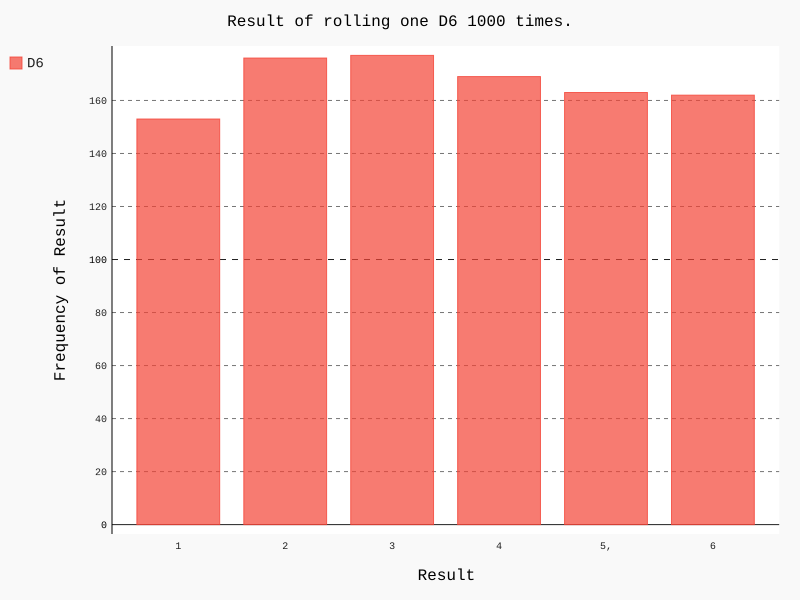

This chart was generated by the following Python code:
from die import Die
import pygal

#Create a D6
die=Die()

#Make some rolls,and store results in a list.
results=[]
for roll_num in range(1000):
	result=die.roll()
	results.append(result)

#Analyze the results.
frequencies=[]
for value in range(1,die.num_sides+1):
	frequency=results.count(value)
	frequencies.append(frequency)

#Visualize the results
hist=pygal.Bar()

hist.title="Result of rolling one D6 1000 times."
hist.x_labels=['1','2','3','4','5,','6']
hist.x_title="Result"
hist.y_title="Frequency of Result"

hist.add("D6",frequencies)
hist.render_to_file('die_visual.svg')
